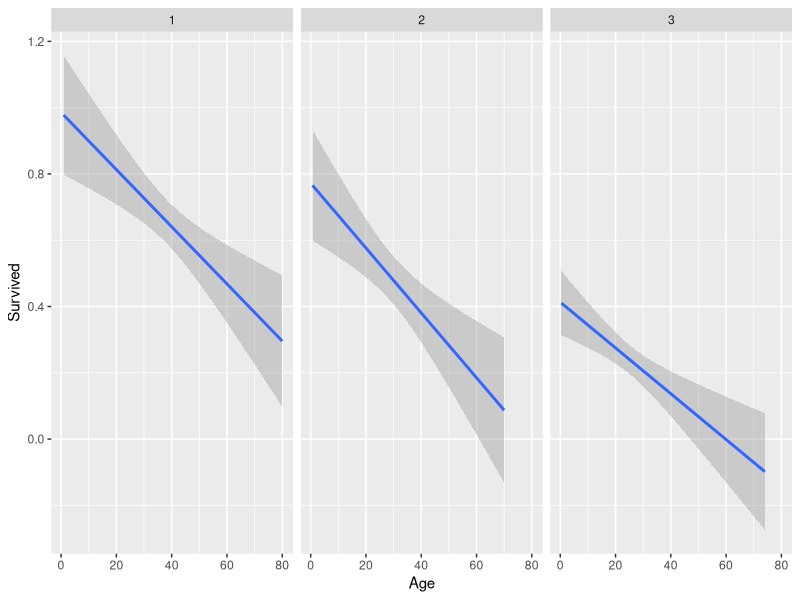
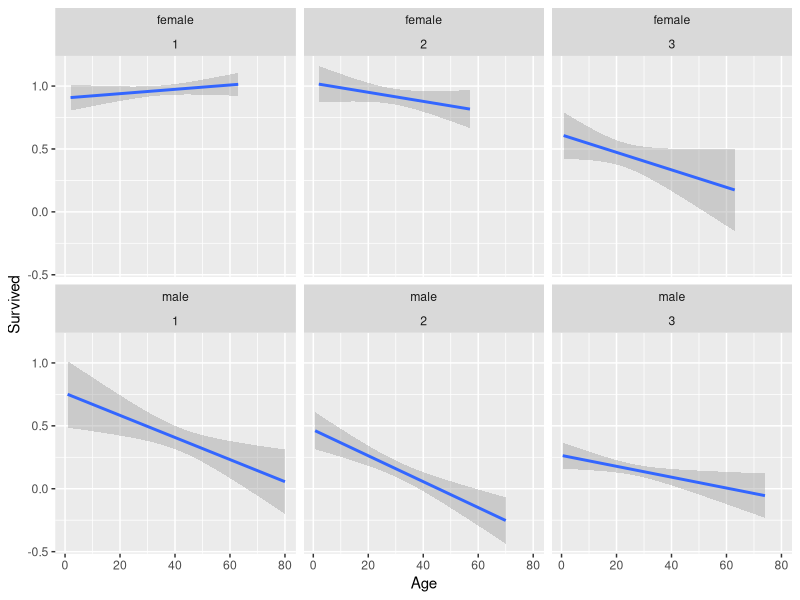
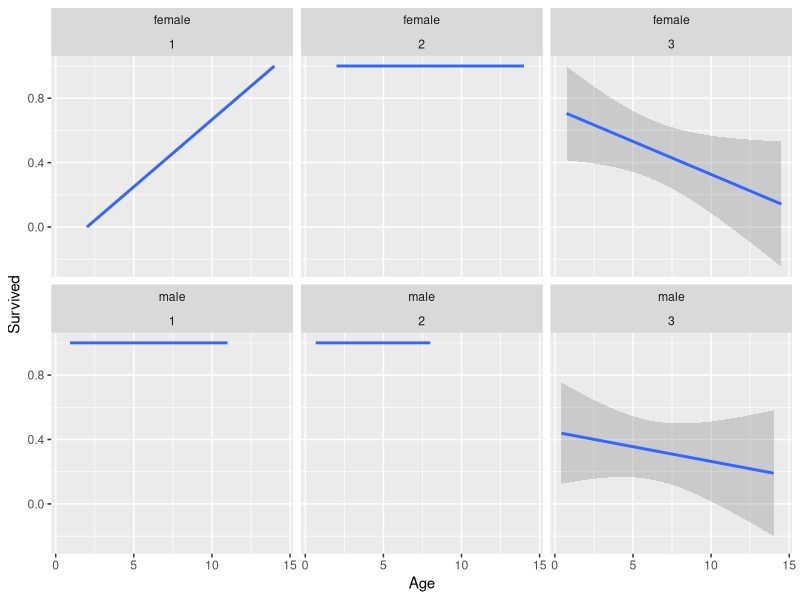
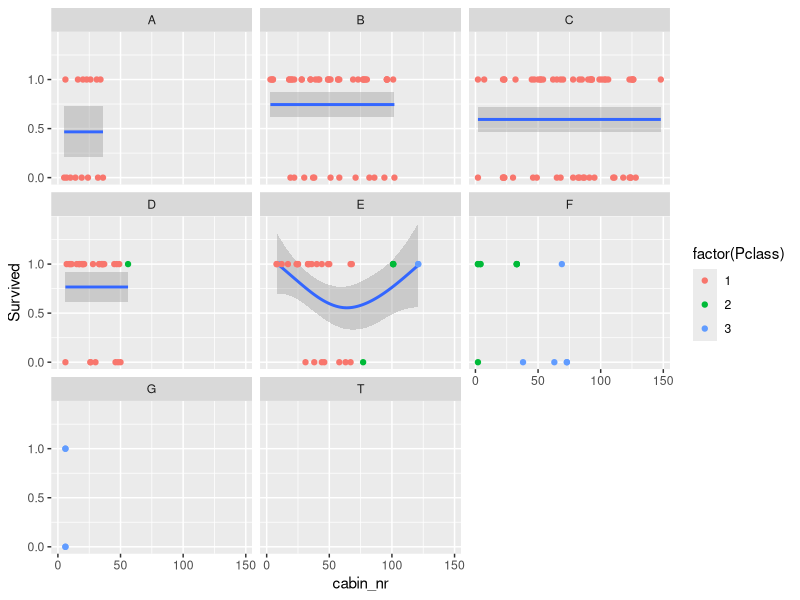
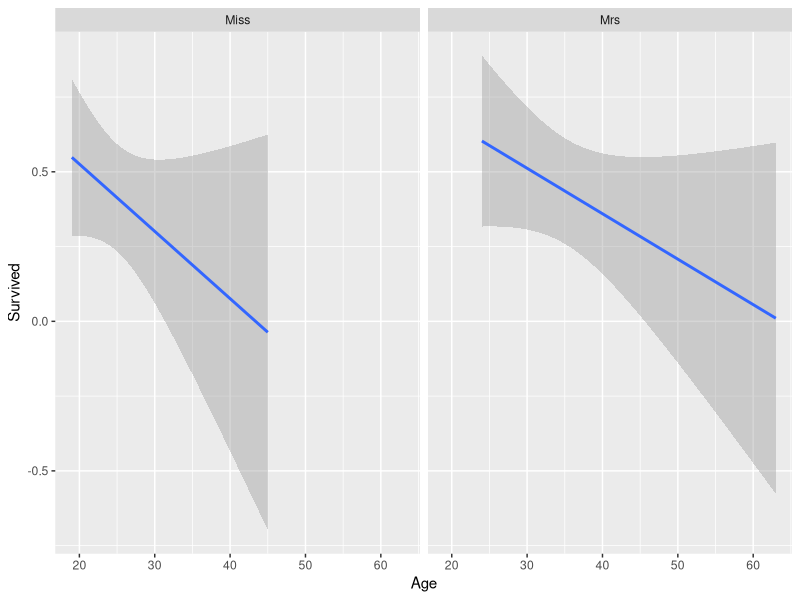
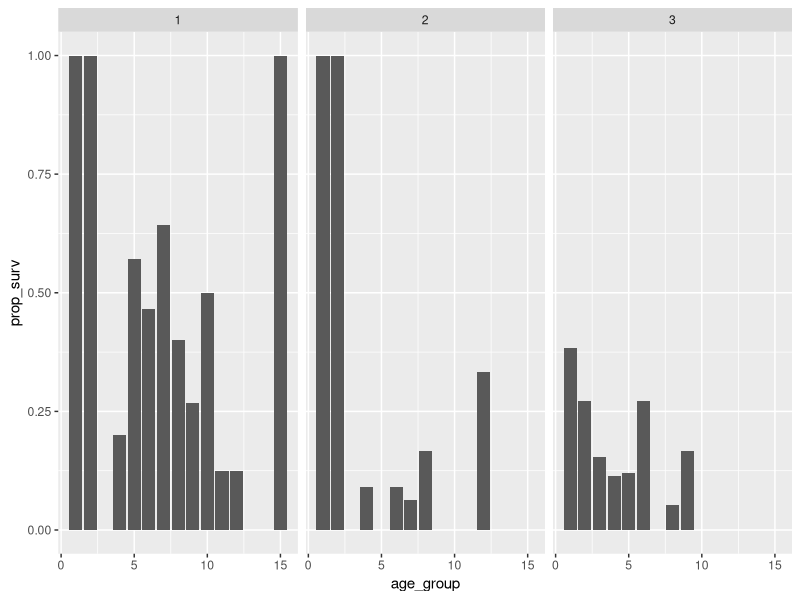

R code for these plots, in order: (Note: this script raises an error after producing the figures.)
## ---- chunk 1
require(dplyr)
require(ggplot2)
require(stringr)

titanic <- read.csv('./data/train.csv')

titanic <- titanic %>% select(-Title)

titanic <- titanic %>% mutate(Title = ifelse(grepl("Mrs.", Name), "Mrs",
                           ifelse(grepl("Miss.", Name), "Miss",
                           ifelse(grepl("Mr.", Name), "Mr", NA))))

## ---- chunk 2
# 1.
titanic %>% summarize(mean(Survived))
# end 1.

# 2.a - First and third 
titanic %>% group_by(Pclass) %>% summarize(class_prop = mean(Survived))

# 2.b - Males did not fare so well.
titanic %>% group_by(Sex) %>% summarize(gender_prop = mean(Survived))

# 2.c
#Age and class
ggplot(data = titanic %>% filter(!is.na(Age)),
       aes(x = Age, y = Survived)) +
  stat_smooth(method="glm",family="binomial") + facet_grid(~Pclass)

# Does age moderate the gender effect?
ggplot(data = titanic %>% filter(!is.na(Age)),
       aes(x = Age, y = Survived)) +
  stat_smooth(method="glm",family="binomial") + facet_wrap(~Sex + Pclass,ncol=3)

# 2.c.1 Modelling really young children.
ggplot(data = titanic %>% filter(Age < 15),
       aes(x = Age, y = Survived)) +
  stat_smooth(method="glm",family="binomial") + facet_wrap(~Sex + Pclass,ncol=3)
    
# 2.d
titanic_cabins <- titanic %>% filter(!Cabin == "") %>% mutate(cabin_category = substr(Cabin,1,1)) %>% 
  mutate(cabin_nr = as.numeric(str_extract(Cabin,"[0-9]+")))

titanic_cabins %>% group_by(cabin_category) %>%
  summarize(count = n(), surv_prop = mean(Survived), mean(Fare), number_of_children = sum(Age < 15,na.rm=T)/count, number_of_men = sum(Sex == "male", na.rm=T)/count)

# Let's use vis to understand this cabin situation.
ggplot(data = titanic_cabins, aes(x = cabin_nr, y = Survived)) + 
  stat_smooth(method = "gam", family="binomial") +
  geom_point(aes(colour=factor(Pclass))) + facet_wrap(~cabin_category,ncol=3)

# What about women in the third class. What helps them survive?
# I think this says, being married or not, doesn't really matter. But age matters. The older you are the worse off you are.
titanic %>% filter(Sex == "female" & Pclass == 3 & Age > 18) %>%
  ggplot(., aes(x = Age,y = Survived)) + stat_smooth(method="glm", family="binomial") + facet_grid(~Title)

# What about men and class.
titanic %>% filter(Sex == "male" & !is.na(Age)) %>% 
  group_by(Pclass,age_group = cut(Age,15,labels=FALSE)) %>%
  summarize(prop_surv = mean(Survived)) %>%
  ggplot(., aes(x = age_group, y = prop_surv)) + geom_histogram(stat="identity") + facet_grid(~Pclass)



  ggplot(., aes(x = Age,y = Survived)) + stat_smooth(method="glm", family="binomial") + facet_grid(~Pclass)


## ---- chunk 3

# What does the distribution of cabins look like for different classes?
titanic %>% 
  mutate(has_cabin = ifelse(Cabin == "", 0,1)) %>%
  group_by(Pclass) %>%
  summarize(cabin_proportion = mean(has_cabin))

# What's going on with the first class passengers who don't have cabins. That's weird. Looks like it is just missing data.

titanic %>% 
  filter(Pclass == 1 & Cabin == "")

# What about the second class passengers that have a cabin?
titanic %>% 
  filter(Pclass == 2 & Cabin != "")
## ---- chunk 4

titanic %>% filter(Sex == "female" & !is.na(Title)) %>% 
  group_by(Title) %>% 
  summarize(surv = mean(Survived))

titanic %>% filter(Sex == "female" & Title == "Mrs") %>% 
  group_by(Parch) %>% 
  summarize(surv = mean(Survived))

titanic %>% filter(Sex == "female") %>%
  group_by(Pclass) %>%
  summarize(mean(Survived))

titanic %>% filter(Sex == "female" & Pclass == 3) %>%
  group_by(Title) %>%
  summarize(mean(Survived))

# Look at this. Could it be that adult women with husbands on board. I wonder. Can we explain this with the idea that women who had a spouse on board were more likely to refuse to get on to a liferaft, if offered the opportunity. Or perhaps, they were just a little less decisive with opting to board and lost their place. Something to consider for the model. 
titanic %>% filter(Title == "Mrs" & Age > 18) %>%
  group_by(Title,SibSp, Pclass) %>%
  summarize(mean(Survived),count=n())


# What about men who have families. This is also interesting. Generally speaking, Men with families fared very poorly. It very well could have been that this was because they let their families on first, and then never got the opportunity to get on another raft. The rafts probably filled up pretty quick and once they finished helping their wives or children get on, it may just not have been possible to get anyone else on those things. Would be worthwhlile to consider whether the reason that some of the first class passengers who had familes ended up getting a raft was because they were extremely high status and were able to negotiate their way on.
titanic %>% filter(Sex == "male", Age > 20) %>% mutate(dependents = ifelse(Parch > 0, 1,0)) %>%
  group_by(Pclass,dependents) %>%
  summarize(number = n(),mean = mean(Survived))
## ---- chunk 5

# Confusing. But overall, I think it says that where you boarded doesn't really seem to matter.
titanic %>% group_by(Embarked,Pclass,Sex) %>% summarize(mean(Survived), n(), mean(Fare))

